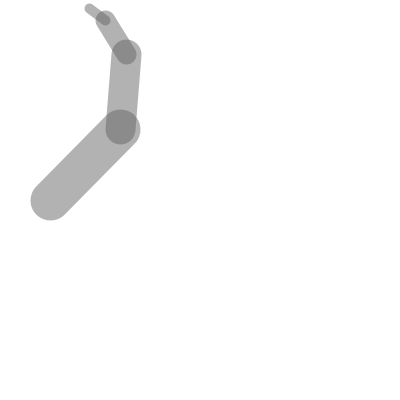
Frame 1 (no input)
Frame 60 (the mouse pressed at the canvas centre just before this capture): identical to frame 1, image omitted
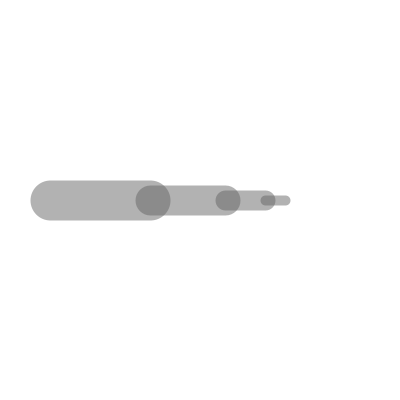
Frame 120 (the mouse held since frame 60 and released just before this capture)

The Processing sketch that drew these frames (run headless with seeded random() and noise(); from frame 60 on, the mouse is pressed at the canvas centre):

// Processing sketch: RobotArm
// ── RobotArm.pde
// RobotArm
// 
// Robot arm simulation via translate & rotate.
//
// Move the mouse up and down to control the arm.
//
// Dan Wilcox danomatika.com 2016

int x, y;
float angle = 0;

void setup() {
  size(400, 400); 

  // starting pos
  x = 50;
  y = height/2;
}

void draw() {
  background(255);
  
  stroke(100, 127);
  
  angle = radians(map(mouseY, 0, height, -45, 45));
  
  // first segment
  translate(x, y);
  rotate(angle);
  strokeWeight(40);
  line(0, 0, 100, 0);
  
  // second segment
  translate(100, 0);
  rotate(angle * 0.9);
  strokeWeight(30);
  line(0, 0, 75, 0);
 
  // third segment
  translate(75, 0);
  rotate(angle * 0.8);
  strokeWeight(20);
  line(0, 0, 40, 0);
  
  // fourth segment
  translate(40, 0);
  rotate(angle * 0.5);
  strokeWeight(10);
  line(0, 0, 20, 0);
}
